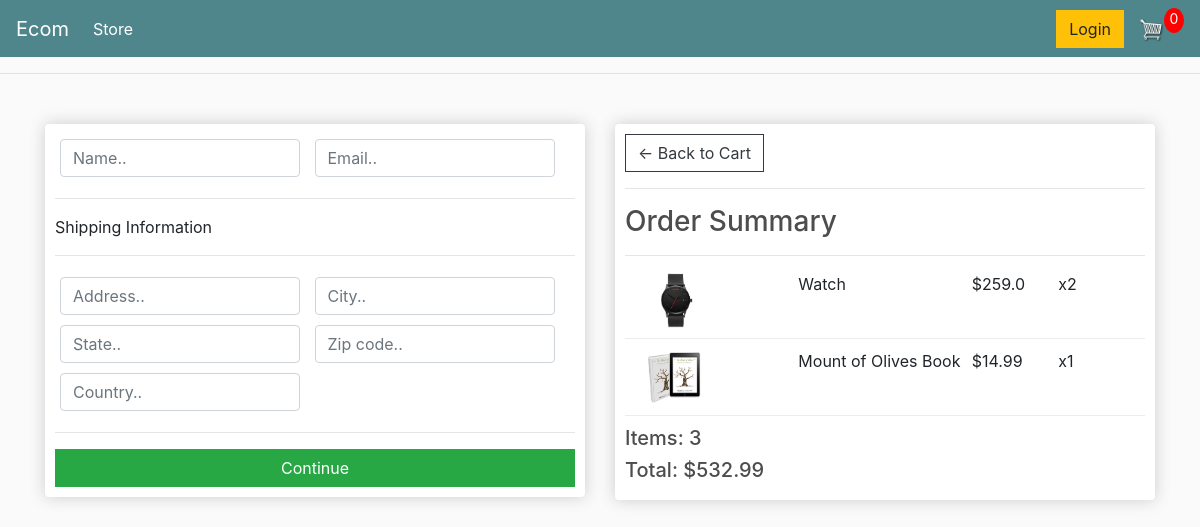
/checkout/ (signed in), run on an earlier commit of the app's database.
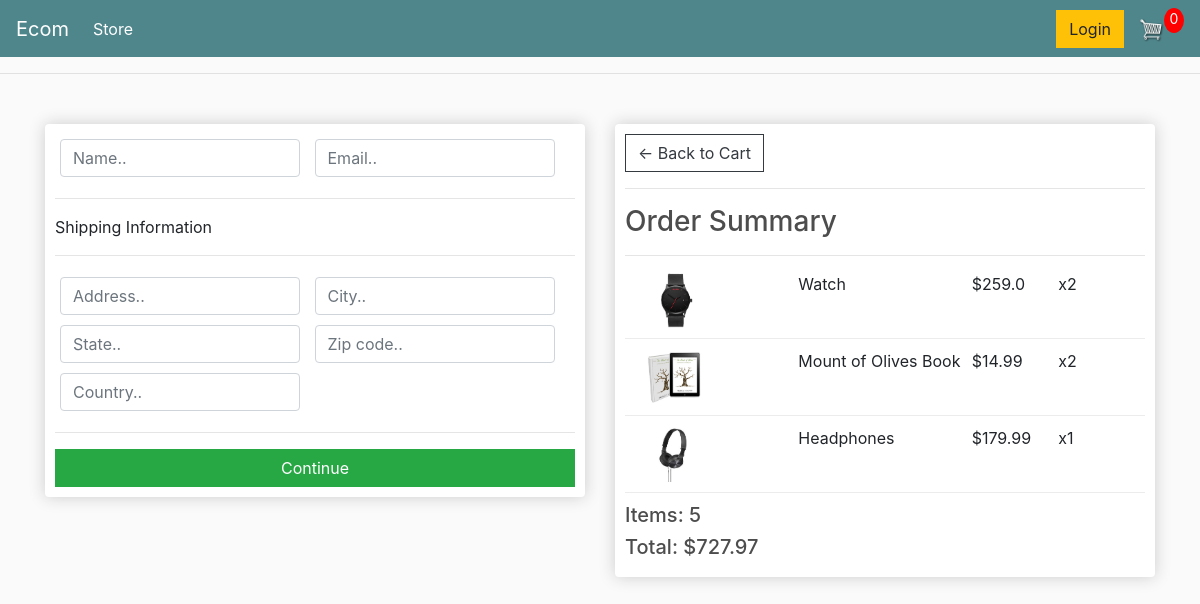
And on a later commit of the database.
### store/models.py (models this page shows, shortened)
class OrderItem(models.Model):
    product = models.ForeignKey(Product, on_delete=models.SET_NULL, null=True, blank=True)
    order = models.ForeignKey(Order, on_delete=models.SET_NULL, null=True, blank=True)
    quantity = models.IntegerField(default=0, null=True, blank=True)
    date_added = models.DateTimeField(auto_now_add=True)
    @property
    def get_total(self):
        return self.quantity * self.product.price

class Product(models.Model):
    name = models.CharField(max_length=200, null=True)
    price = models.FloatField()
    digital = models.BooleanField(default=False)
    image = models.ImageField(null=True, blank=True)
    @property
    def imageUrl(self):
        try:
            url = self.image.url
        except:
            url = ''
        return url

class Order(models.Model):
    customer = models.ForeignKey(Customer, on_delete=models.SET_NULL, null=True, blank=True)
    date_ordered = models.DateTimeField(auto_now_add=True)
    complete = models.BooleanField(default=False)
    transaction_id = models.CharField(max_length=200, null=True)
    @property
    def get_cart_total(self):
        orderitems = self.orderitem_set.all()
        total = sum([item.get_total for item in orderitems])
        return total
    @property
    def get_cart_items(self):
        orderitems = self.orderitem_set.all()
        total = sum([item.quantity for item in orderitems])
        return total

### store/views.py (the view)
# urls.py: path('checkout/', views.checkout, name='checkout'),
def checkout(request):
    if request.user.is_authenticated:
        customer = request.user.customer
        order, created = Order.objects.get_or_create(customer=customer, complete=False)
        items = order.orderitem_set.all()
    else:
        items = []
        order = {'get_cart_total': 0, 'get_cart_items': 0}
    context = {'items': items, 'order': order}
    return render(request, 'store/checkout.html', context)

### store/templates/store/checkout.html (shortened to what this page needs)
{% extends 'store/main.html' %}
{% load static%}
{% block content%}
<div class="row">
    <div class="col-lg-6">
        <div class="box-element" id="form-wrapper">
            <form id="form">
                <div id="user-info">
                    <div class="form-field">
                        <input required class="form-control" type="text" name="name" placeholder="Name..">
                    </div>
                    <div class="form-field">
                        <input required class="form-control" type="email" name="email" placeholder="Email..">
                    </div>
                </div>
                <div id="shipping-info">
                    <hr>
                    <p>Shipping Information</p>
                    <hr>
                    <div class="form-field">
                        <input class="form-control" type="text" name="address" placeholder="Address..">
                    </div>
                    <div class="form-field">
                        <input class="form-control" type="text" name="city" placeholder="City..">
                    </div>
                    <div class="form-field">
                        <input class="form-control" type="text" name="state" placeholder="State..">
                    </div>
                    <div class="form-field">
                        <input class="form-control" type="text" name="zipcode" placeholder="Zip code..">
                    </div>
                    <div class="form-field">
                        <input class="form-control" type="text" name="country" placeholder="Country..">
                    </div>
                </div>
                <hr>
                <input id="form-button" class="btn btn-success btn-block" type="submit" value="Continue">
            </form>
        </div>
        <br>
    </div>
    <div class="col-lg-6">
        <div class="box-element">
            <a class="btn btn-outline-dark" href="{% url 'cart' %}">&#x2190; Back to Cart</a>
            <hr>
            <h3>Order Summary</h3>
            <hr>
            {% for item in items %}
            <div class="cart-row">
                <div style="flex:2"><img class="row-image" src="{{item.product.imageUrl}}"></div>
                <div style="flex:2"><p>{{item.product.name}}</p></div>
                <div style="flex:1"><p>${{item.product.price}}</p></div>
                <div style="flex:1"><p>x{{item.quantity}}</p></div>
            </div>
            {% endfor %}
            <h5>Items:    {{order.get_cart_items}}</h5>
            <h5>Total:    ${{order.get_cart_total}}</h5>
        </div>
    </div>
</div>
{% endblock content%}

What changed in the data, as far as the page shows it:
changed OrderItem "Mount of Olives Book": quantity "1" → "2"
added OrderItem: product.imageUrl (picture), product.name "Headphones", product.price "179.99", quantity "1"
changed through a linked row, Order: get_cart_items "3" → "5"; get_cart_total "532.99" → "727.97"
